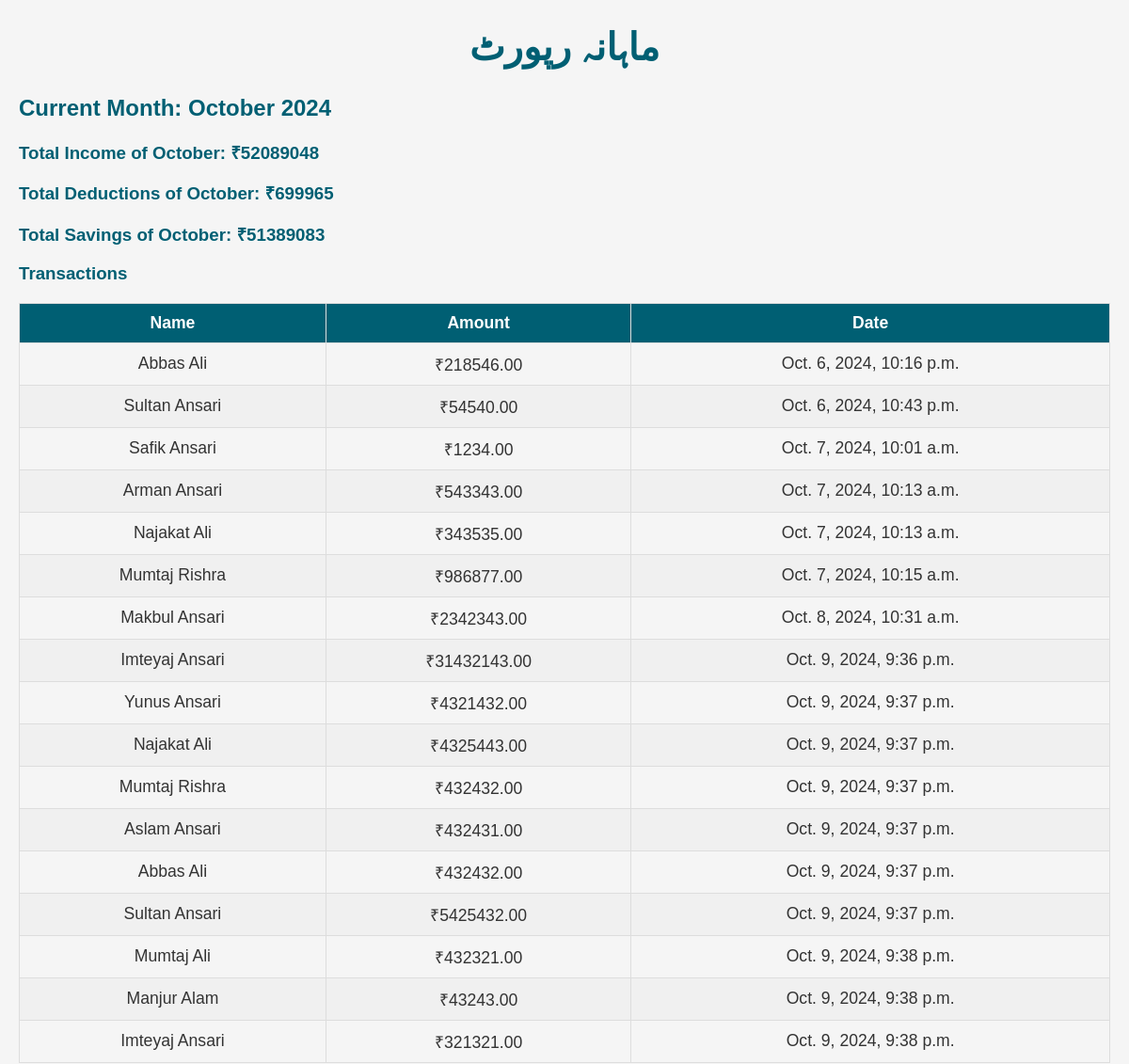
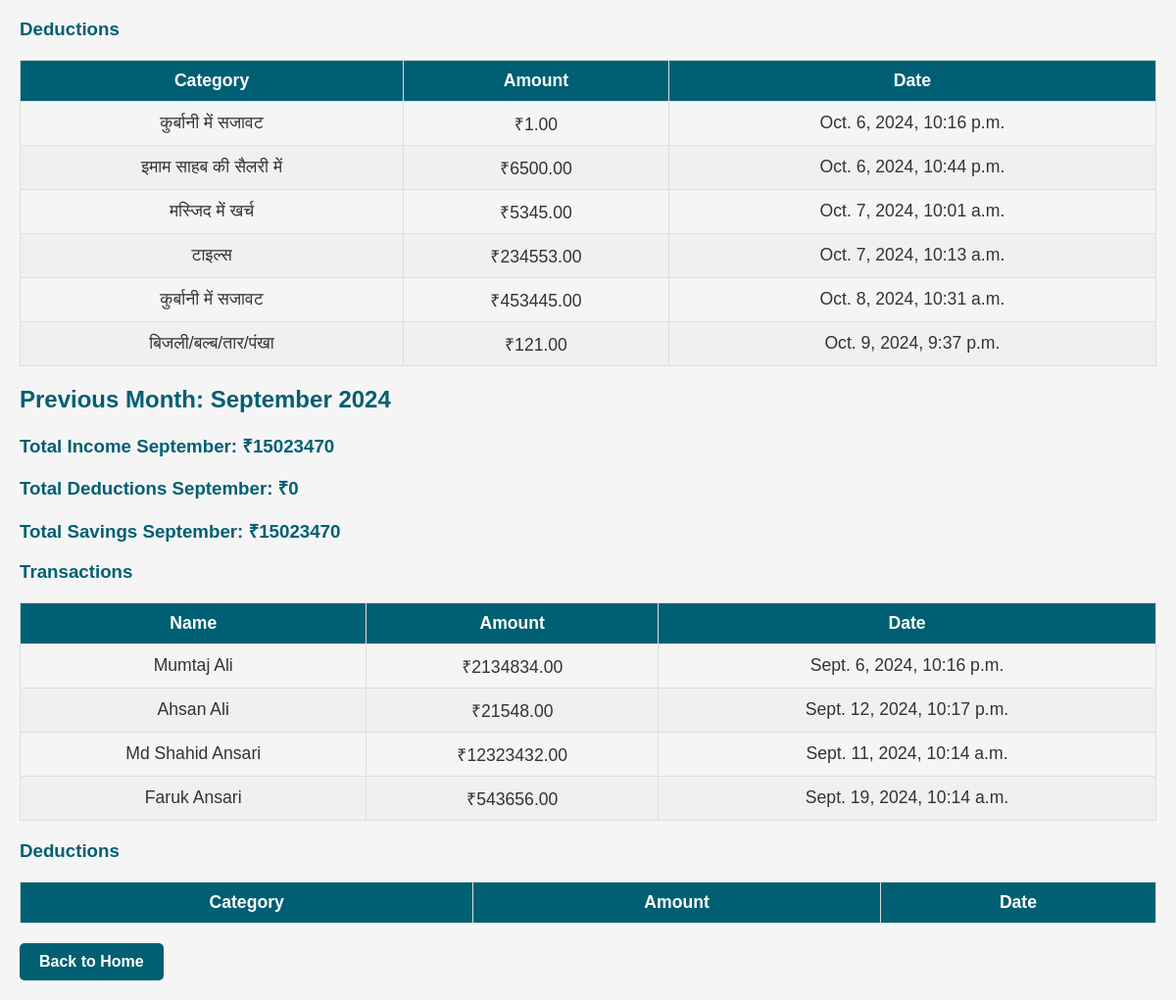
/monthwise-report/, run on the app's committed database (2 pictures, top to bottom).
### community_fund/models.py (models this page shows, shortened)
class Transaction(models.Model):
    user = models.ForeignKey(User, on_delete=models.CASCADE)
    amount = models.DecimalField(max_digits=10, decimal_places=2)
    date = models.DateTimeField(default=timezone.now)

class User(models.Model):
    name = models.CharField(max_length=100)
    joined_date = models.DateTimeField(default=timezone.now)
    is_active = models.BooleanField(default=True)

class Deduction(models.Model):
    CATEGORY_CHOICES = [
        ('इमाम साहब की सैलरी में', 'इमाम साहब की सैलरी में'),
        ('मस्जिद में खर्च', 'मस्जिद में खर्च'),
        ('बिजली/बल्ब/तार/पंखा', 'बिजली/बल्ब/तार/पंखा'),
        ('साउंड सिस्टम', 'साउंड सिस्टम'),
        ('ईद में सजावट', 'ईद में सजावट'),
        ('कुर्बानी में सजावट', 'कुर्बानी में सजावट'),
        ('चापाकल', 'चापाकल'),
        ('वाइपर खरीदने में', 'वाइपर खरीदने में'),
        ('झाड़ू', 'झाड़ू'),
        ('ताला/चाबी', 'ताला/चाबी'),
        ('लोटा', 'लोटा'),
        ('पेंटिंग', 'पेंटिंग'),
        ('ईंट', 'ईंट'),
        ('गिट्टी', 'गिट्टी'),
        ('बालू', 'बालू'),
        ('सीमेंट', 'सीमेंट'),
        ('छड़', 'छड़'),
        ('मिस्त्री/लेबर', 'मिस्त्री/लेबर'),
        ('टाइल्स', 'टाइल्स'),
    ]
    category = models.CharField(max_length=30, choices=CATEGORY_CHOICES)
    amount = models.DecimalField(max_digits=10, decimal_places=2)
    date = models.DateTimeField(default=timezone.now)

### community_fund/views.py (the view)
# urls.py: path('monthwise-report/', monthwise_report, name='monthwise_report')
def monthwise_report(request):
    now = timezone.now()
    current_month = now.month
    current_year = now.year
    first_day_of_current_month = datetime.date(current_year, current_month, 1)
    last_day_of_current_month = datetime.date(current_year, current_month, monthrange(current_year, current_month)[1])
    first_day_of_previous_month = datetime.date(current_year, current_month - 1, 1) if current_month > 1 else datetime.date(current_year - 1, 12, 1)
    last_day_of_previous_month = datetime.date(current_year, current_month, 1) - datetime.timedelta(days=1)
    current_month_transactions = Transaction.objects.filter(date__range=[first_day_of_current_month, now])
    current_month_deductions = Deduction.objects.filter(date__range=[first_day_of_current_month, now])
    previous_month_transactions = Transaction.objects.filter(date__range=[first_day_of_previous_month, last_day_of_previous_month])
    previous_month_deductions = Deduction.objects.filter(date__range=[first_day_of_previous_month, last_day_of_previous_month])
    total_income_current = current_month_transactions.aggregate(total=Sum('amount'))['total'] or 0
    total_deductions_current = current_month_deductions.aggregate(total=Sum('amount'))['total'] or 0
    total_savings_current = total_income_current - total_deductions_current
    total_income_previous = previous_month_transactions.aggregate(total=Sum('amount'))['total'] or 0
    total_deductions_previous = previous_month_deductions.aggregate(total=Sum('amount'))['total'] or 0
    total_savings_previous = total_income_previous - total_deductions_previous
    previous_month_data_available = previous_month_transactions.exists() or previous_month_deductions.exists()
    context = {
        'current_month_transactions': current_month_transactions,
        'current_month_deductions': current_month_deductions,
        'total_income_current': total_income_current,
        'total_deductions_current': total_deductions_current,
        'total_savings_current': total_savings_current,
        'previous_month_transactions': previous_month_transactions,
        'previous_month_deductions': previous_month_deductions,
        'total_income_previous': total_income_previous,
        'total_deductions_previous': total_deductions_previous,
        'total_savings_previous': total_savings_previous,
        'current_month_name': now.strftime('%B'),
        'previous_month_name': (now - datetime.timedelta(days=30)).strftime('%B'),  # Approximate for month name
        'year': current_year,
        'previous_month_data_available': previous_month_data_available,
    }
    return render(request, 'monthwise_report.html', context)

### community_fund/templates/monthwise_report.html (shortened to what this page needs)
<!DOCTYPE html>
<html lang="en">
<head>
</head>
<body>
    <h1>ماہانہ رپورٹ</h1>
    <h2>Current Month: {{ current_month_name }} {{ year }}</h2>
    <h3>Total Income of {{ current_month_name }}: ₹{{ total_income_current }}</h3>
    <h3>Total Deductions of {{ current_month_name }}: ₹{{ total_deductions_current }}</h3>
    <h3>Total Savings of {{ current_month_name }}: ₹{{ total_savings_current }}</h3>
    <h3>Transactions</h3>
    <table>
        <thead>
            <tr>
                <th>Name</th>
                <th>Amount</th>
                <th>Date</th>
            </tr>
        </thead>
        <tbody>
            {% for transaction in current_month_transactions %}
            <tr>
                <td>{{ transaction.user.name }}</td>
                <td>₹{{ transaction.amount }}</td>
                <td>{{ transaction.date }}</td>
            </tr>
            {% endfor %}
        </tbody>
    </table>
    <h3>Deductions</h3>
    <table>
        <thead>
            <tr>
                <th>Category</th>
                <th>Amount</th>
                <th>Date</th>
            </tr>
        </thead>
        <tbody>
            {% for deduction in current_month_deductions %}
            <tr>
                <td>{{ deduction.category }}</td>
                <td>₹{{ deduction.amount }}</td>
                <td>{{ deduction.date }}</td>
            </tr>
            {% endfor %}
        </tbody>
    </table>
    <h2>Previous Month: {{ previous_month_name }} {{ year }}</h2>
    {% if previous_month_data_available %}
        <h3>Total Income {{ previous_month_name }}: ₹{{ total_income_previous }}</h3>
        <h3>Total Deductions {{ previous_month_name }}: ₹{{ total_deductions_previous }}</h3>
        <h3>Total Savings {{ previous_month_name }}: ₹{{ total_savings_previous }}</h3>
        <h3>Transactions</h3>
        <table>
            <thead>
                <tr>
                    <th>Name</th>
                    <th>Amount</th>
                    <th>Date</th>
                </tr>
            </thead>
            <tbody>
                {% for transaction in previous_month_transactions %}
                <tr>
                    <td>{{ transaction.user.name }}</td>
                    <td>₹{{ transaction.amount }}</td>
                    <td>{{ transaction.date }}</td>
                </tr>
                {% endfor %}
            </tbody>
        </table>
        <h3>Deductions</h3>
        <table>
            <thead>
                <tr>
                    <th>Category</th>
                    <th>Amount</th>
                    <th>Date</th>
                </tr>
            </thead>
        </table>
    {% else %}
        <h3>No data available for {{ previous_month_name }} {{ year }}.</h3>
    {% endif %}
    <a href="{% url 'home' %}">Back to Home</a>
</body>
</html>

### community_fund/templates/monthwise_report.html (style rules this page uses)
body { font-family: Arial, sans-serif; margin: 20px; background-color: #f5f5f5; color: #333; }
h1 { text-align: center; font-size: 2.5rem; color: #005f73; }
h2, h3 { color: #005f73; }
table { width: 100%; border-collapse: collapse; margin: 20px 0; }
table thead { background-color: #005f73; color: white; }
table th, table td { padding: 10px; border: 1px solid #ddd; text-align: center; font-size: 1.1rem; }
table tbody tr:nth-child(even) { background-color: #f0f0f0; }
a { display: inline-block; padding: 10px 20px; background-color: #005f73; color: white; text-decoration: none; font-weight: bold; border-radius: 5px; text-align: center; }

### data on the page
Deduction: category "कुर्बानी में सजावट", amount "1.00", date "Oct. 6, 2024, 10:16 p.m."
Deduction: category "इमाम साहब की सैलरी में", amount "6500.00", date "Oct. 6, 2024, 10:44 p.m."
Deduction: category "मस्जिद में खर्च", amount "5345.00", date "Oct. 7, 2024, 10:01 a.m."
Deduction: category "टाइल्स", amount "234553.00", date "Oct. 7, 2024, 10:13 a.m."
Deduction: category "कुर्बानी में सजावट", amount "453445.00", date "Oct. 8, 2024, 10:31 a.m."
Deduction: category "बिजली/बल्ब/तार/पंखा", amount "121.00", date "Oct. 9, 2024, 9:37 p.m."

### other printed values
{{ total_income_current }} "52089048"
{{ total_deductions_current }} "699965"
{{ total_savings_current }} "51389083"
{{ total_income_previous }} "15023470"
{{ total_deductions_previous }} "0"
{{ total_savings_previous }} "15023470"
